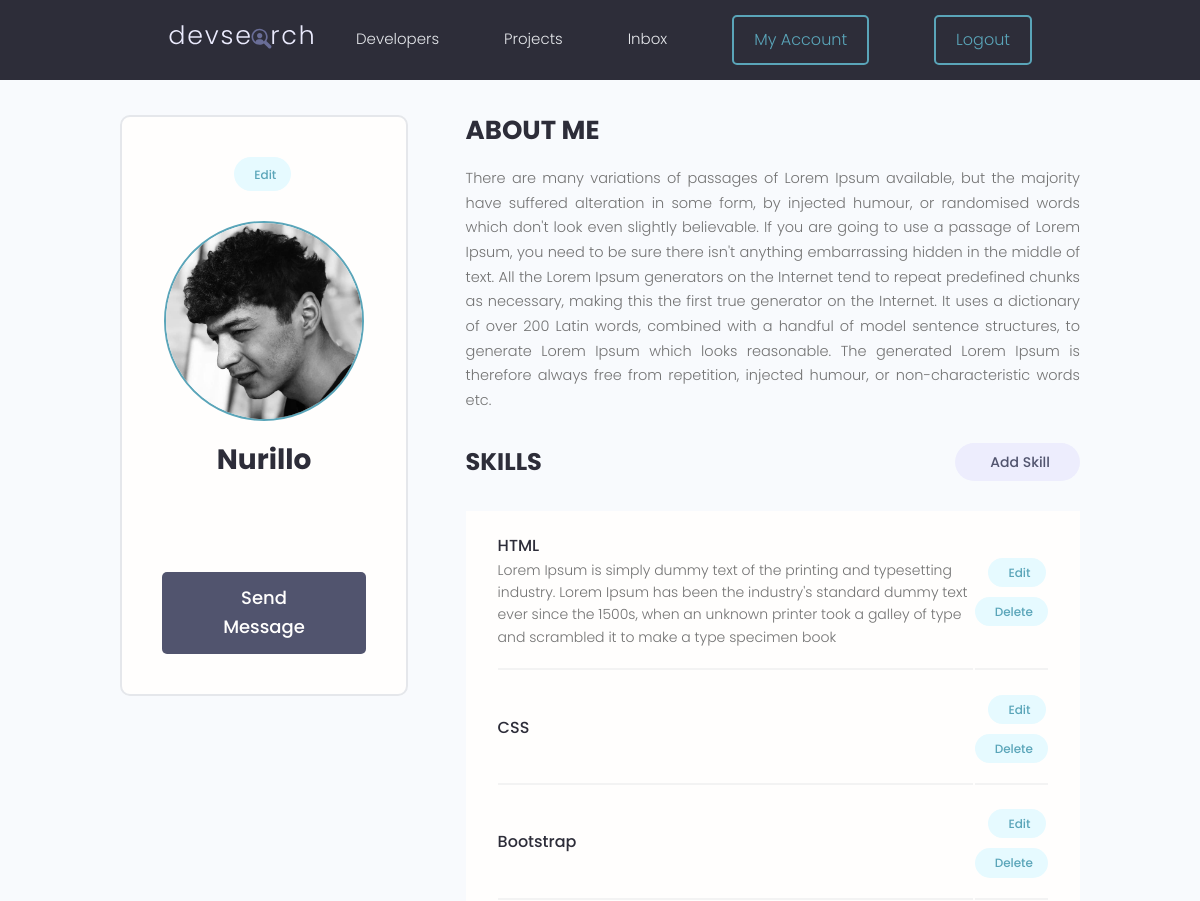
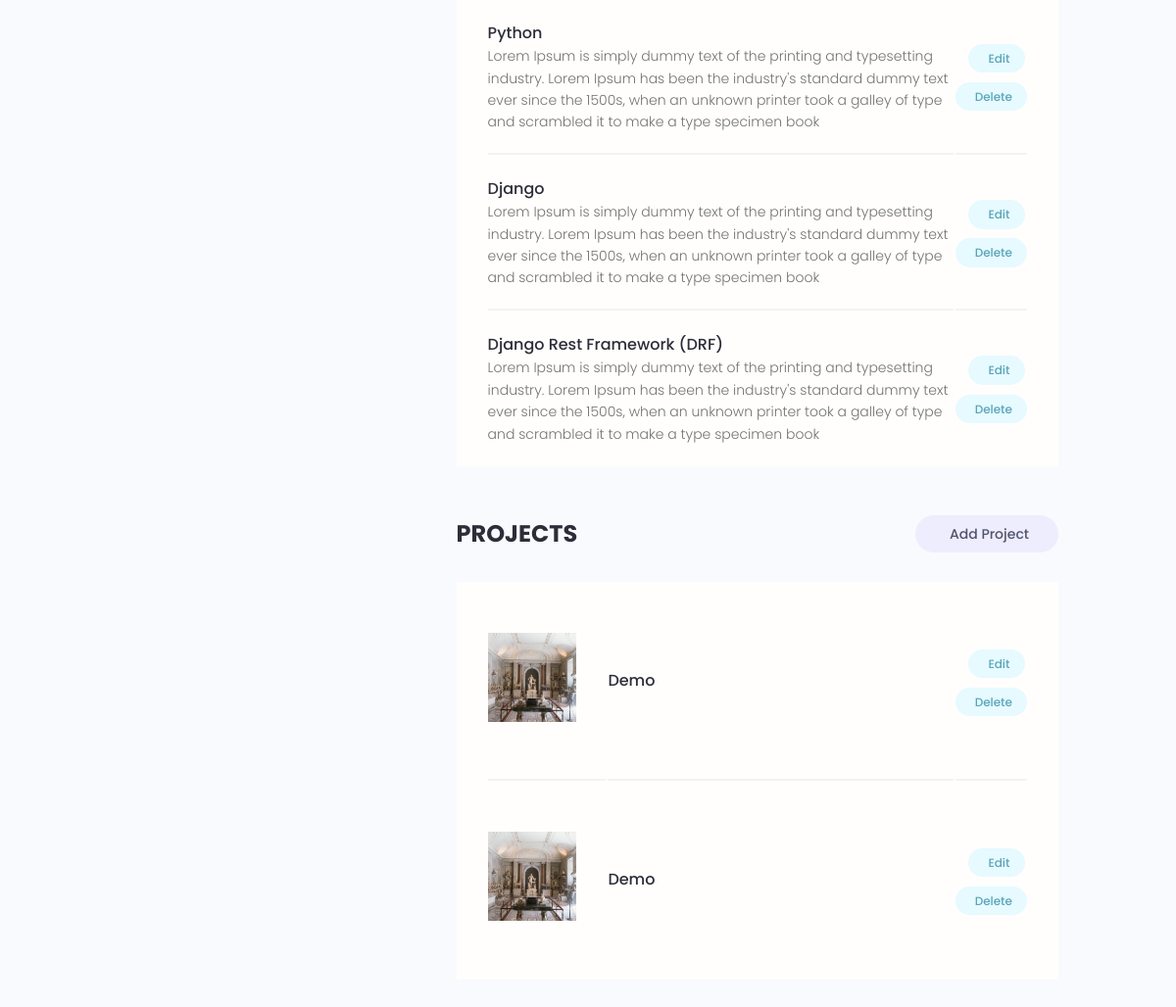
Page /users/account/ (signed in) on the committed database (2 pictures, top to bottom).
### users/models.py (models this page shows, shortened)
class Profile(models.Model):
    user=models.OneToOneField(User,models.CASCADE,null=True,blank=True)
    name=models.CharField(max_length=255,null=True,blank=True)
    email=models.EmailField(max_length=255,null=True,blank=True)
    username = models.CharField(max_length=255, null=True, blank=True)
    location = models.CharField(max_length=500, null=True, blank=True)
    short_intro=models.CharField(max_length=255,null=True,blank=True)
    bio=models.TextField(null=True,blank=True)
    profile_image=models.ImageField(upload_to='profiles/',default='profiles/user-default.png',null=True,blank=True)
    social_github=models.CharField(max_length=255,null=True,blank=True)
    social_twitter = models.CharField(max_length=255, null=True, blank=True)
    social_linkedin = models.CharField(max_length=255, null=True, blank=True)
    social_youtube = models.CharField(max_length=255, null=True, blank=True)
    social_instagram = models.CharField(max_length=255, null=True, blank=True)
    social_whatsapp = models.CharField(max_length=255, null=True, blank=True)
    social_website = models.CharField(max_length=255, null=True, blank=True)
    social_telegram = models.CharField(max_length=255, null=True, blank=True)
    phone=models.CharField(max_length=255, null=True, blank=True)
    id = models.UUIDField(default=uuid.uuid4, unique=True, primary_key=True, editable=False)
    created = models.DateTimeField(auto_now_add=True)
    updated = models.DateTimeField(auto_now=True)

class Skill(models.Model):
    owner=models.ForeignKey(Profile,on_delete=models.CASCADE,null=True,blank=True)
    name=models.CharField(max_length=255,null=True,blank=True)
    description=models.TextField(null=True,blank=True)
    id = models.UUIDField(default=uuid.uuid4, unique=True, primary_key=True, editable=False)
    created = models.DateTimeField(auto_now_add=True)
    updated = models.DateTimeField(auto_now=True)
    def __str__(self):
        return str(self.name)

### projects/models.py (models this page shows, shortened)
class Project(models.Model):
    owner=models.ForeignKey(Profile,on_delete=models.SET_NULL,null=True,blank=True)
    title=models.CharField(max_length=255)
    description=models.TextField(blank=True,null=True)
    featured_image=models.ImageField(blank=True,null=True,default='default.jpg')
    vote_total=models.IntegerField(default=0,blank=True,null=True)
    vote_ratio = models.IntegerField(default=0, blank=True, null=True)
    source_link=models.CharField(blank=True, null=True,max_length=255)
    demo_link = models.CharField(blank=True, null=True,max_length=255)
    tags=models.ManyToManyField("Tag", blank=True)
    id = models.UUIDField(default=uuid.uuid4, unique=True, primary_key=True, editable=False)
    created = models.DateTimeField(auto_now_add=True)
    updated = models.DateTimeField(auto_now=True)

### users/views.py (the view)
# urls.py: path('account/',userAccount,name='account'),
@login_required(login_url='login')
def userAccount(request):
    user_profile=Profile.objects.get(user=request.user)
    skills=user_profile.skill_set.all()
    projects=user_profile.project_set.all()
    return render(request,'users/authentication/account.html',{
        'profile':user_profile,
        'skills':skills,
        'projects':projects
    })

### users/templates/users/authentication/account.html (shortened to what this page needs)
{% extends 'main.html' %}
{% load static %}
{% block content %}
  <main class="settingsPage profile my-md">
    <div class="container">
      <div class="layout">
        <div class="column column--1of3">
          <div class="card text-center">
            <div class="card__body dev">
              <a class="tag tag--pill tag--main settings__btn" href="{% url 'profile-update' %}"> Edit</a>
              <img class="avatar avatar--xl" src="{{ profile.profile_image.url }}" />
              {% if profile.name %}
              <h2 class="dev__name">{{ profile.name|title }}</h2>
              {% endif %}
              <a href="#" class="btn btn--sub btn--lg">Send Message </a>
            </div>
          </div>
        </div>
        <div class="column column--2of3">
          <div class="devInfo">
            <h3 class="devInfo__title">About Me</h3>
            <p class="devInfo__about">
              {% if profile.bio%}
              {{profile.bio}}
              {% endif %}
            </p>
          </div>
          <div class="settings">
            <h3 class="settings__title">Skills</h3>
            <a class="tag tag--pill tag--sub settings__btn tag--lg" href="#"> Add Skill</a>
          </div>
          <table class="settings__table">
            {% if skills %}
            {% for skill in skills %}
            <tr>
              <td class="settings__tableInfo">
                <h4>{{skill}}</h4>
                <p>
                 {% if skill.description %}
                  {{skill.description}}
                  {%endif%}
                </p>
              </td>
              <td class="settings__tableActions">
                <a class="tag tag--pill tag--main settings__btn" href="#"> Edit</a>
                <a class="tag tag--pill tag--main settings__btn" href="#">
                  Delete</a>
              </td>
            </tr>
            {% endfor %}
             {% endif %}
          </table>
          <div class="settings">
            <h3 class="settings__title">Projects</h3>
            <a class="tag tag--pill tag--sub settings__btn tag--lg" href="{% url 'create-project' %}"> Add Project</a>
          </div>
          <table class="settings__table">
            {% if projects %}
            {% for project in projects %}
            <tr>
              <td class="settings__thumbnail">
                <a href="{% url 'single-project' project.id %}"><img src="{{project.featured_image.url}}" alt="Project Thumbnail" /></a>
              </td>
              <td class="settings__tableInfo">
                <a href="single-project.html">{{project.title|title}}</a>
              </td>
              <td class="settings__tableActions">
                <a class="tag tag--pill tag--main settings__btn" href="{% url 'update-project' project.id %}"> Edit</a>
                <a class="tag tag--pill tag--main settings__btn" href="{% url 'delete-project' project.id %}">
                  Delete</a>
              </td>
            </tr>
            {% endfor %}
             {% endif %}
          </table>
        </div>
      </div>
    </div>
  </main>
{% endblock content %}

### static/css/app.css (style rules this page uses)
:root { --color-sub: #2d2d39; }
.btn--sub { background-color: var(--color-sub-light); }
.card { border: 2px solid var(--color-light); }
img { width: 100%; }
.profile .card > .dev { padding: 4rem; }
.dev__name { color: var(--color-sub); font-size: 2.8rem; font-weight: 700; margin-top: 1rem; margin-bottom: 0.5rem; }
.devInfo { margin-bottom: 3rem; }
.devInfo__title, .devInfo__subtitle { font-size: 2.6rem; color: var(--color-sub); text-transform: uppercase; font-weight: 700; margin-bottom: 1.5rem; }
.devInfo__about, .devSkill__info { font-size: 1.45rem; line-height: 1.7; text-align: justify; }
.settingsPage .dev > .settings__btn { display: inline-block; margin-bottom: 3rem; }
.settings { display: flex; justify-content: space-between; align-items: center; }
.settings__title { font-size: 2.4rem; text-transform: uppercase; font-weight: 700; color: var(--color-sub); }
.settings__table { margin-top: 3rem; margin-bottom: 5rem; padding: 0 3rem; background: var(--color-white); }
.settings__table tr { width: 100%; }
.settings__table tr > td { padding: 2rem 0; }
.settings__table tr:not(:last-child) td { border-bottom: 2px solid var(--color-white-light); }
.settings__thumbnail { width: 23%; min-width: 10rem; }
.settings__thumbnail img { padding-right: 3rem; height: 15rem; object-fit: contain; }
.settings__tableInfo { width: 100%; }
.settings__tableInfo h4, .settings__tableInfo a { padding-right: 1rem; width: auto; font-size: 1.6rem; font-weight: 500; color: var(--color-sub); }
.settings__tableInfo p { font-size: 1.4rem; }
.settings__tableActions { text-align: right; }

### static/uikit/styles/modules/_variables.css (style rules this page uses)
:root { --color-main: #5aa5b9; --color-main-light: #e6faff; --color-sub: #3f4156; --color-sub-light: #51546e; --color-sub-lighter: #ededfd; --color-text: #737373; --color-gray: #8b8b8b; --color-light: #e5e7eb; --color-light-gray: #767676; --color-bg: #f8fafd; --color-white: #fffefd; --color-white-light: #f3f3f3; --color-success: #359e64; --color-success-bg: #def8e8; --color-error: #fc4b0b; --color-error-bg: #fff2ee; --font-base: 'Poppins', arial, helvetica, 'Segoe UI', roboto, ubuntu, sans-serif; --font-monospace: 'Fira Code', 'Courier New', courier, monospace; --font-regular: 300; --font-medium: 500; --font-bold: 700; --generic-shadow: 1px 1px 5px #00000010; --generic-transition: all 0.3s ease-in-out; }

### static/uikit/styles/modules/_base.css (style rules this page uses)
* { margin: 0; padding: 0; box-sizing: border-box; text-rendering: optimizeLegibility; color: inherit; font-size: inherit; }
html { font-size: 50%; }
@media only screen and (min-width: 480px) { html { font-size: 56.25%; } }
@media only screen and (min-width: 1200px) { html { font-size: 62.5%; } }
body { line-height: 1.6; font-weight: 400; font-size: 1.5rem; color: var(--color-text); background-color: var(--color-bg); min-height: 100vh; }

### static/uikit/styles/modules/_typography.css (style rules this page uses)
* { font-family: var(--font-base); }
h2 { font-size: 3.6rem; font-weight: var(--font-bold); }
h3 { font-size: 3.2rem; font-weight: var(--font-medium); }
h4 { font-size: 2.8rem; font-weight: var(--font-medium); }
p, span, strong { font-size: 1.6rem; color: var(--color-text); font-weight: var(--font-regular); }
a { padding-bottom: 2px; text-decoration: none; display: inline-block; color: var(--color-main); font-weight: var(--font-medium); }

### static/uikit/styles/modules/_utilities.css (style rules this page uses)
.container { width: 92%; max-width: 165rem; margin: 0 auto; box-sizing: border-box; }
@media screen and (min-width: 1000px) { .container { width: 90%; } }
@media screen and (min-width: 1200px) { .container { width: 80%; } }
.text-center { text-align: center; }
.my-md { margin: 3rem auto; }

### static/uikit/styles/modules/_avatar.css (style rules this page uses)
.avatar { border-radius: 50%; border: 2px solid var(--color-main); object-fit: cover; }
.avatar--xl { height: 20rem; width: 20rem; }

### static/uikit/styles/modules/_button.css (style rules this page uses)
.btn { display: inline-block; position: relative; cursor: pointer; background-color: var(--color-light); font-weight: var(--font-medium); color: var(--color-sub); text-decoration: none; padding: 1rem 2rem; border-radius: 0.5rem; border: none; width: -webkit-fit-content; width: -moz-fit-content; width: fit-content; height: -webkit-fit-content; height: -moz-fit-content; height: fit-content; font-size: 1.6rem; outline-width: 0; outline-color: transparent; -webkit-backface-visibility: hidden; backface-visibility: hidden; transition: all 0.3s ease-in-out; }
.btn--sub { background-color: var(--color-sub); color: var(--color-white); }
.btn--lg { font-size: 1.8rem; padding: 1.2rem 4.5rem; }

### rows in the picture
Profile: profile_image (picture), name "Nurillo", bio "There are many variations of passages of Lorem Ipsum available, but the majority have suffered alteration in some form, by injected humour, or randomised words which don't look even slightly believable. If you are going to use a passage of Lorem Ipsum, you need to be sure there isn't anything embarrassing hidden in the middle of text. All the Lorem Ipsum generators on the Internet tend to repeat predefined chunks as necessary, making this the first true generator on the Internet. It uses a dictionary of over 200 Latin words, combined with a handful of model sentence structures, to generate Lorem Ipsum which looks reasonable. The generated Lorem Ipsum is therefore always free from…"
Skill: name "HTML", description "Lorem Ipsum is simply dummy text of the printing and typesetting industry. Lorem Ipsum has been the industry's standard dummy text ever since the 1500s, when an unknown printer took a galley of type and scrambled it to make a type specimen book"
Skill: name "CSS"
Skill: name "Bootstrap"
Skill: name "Python", description "Lorem Ipsum is simply dummy text of the printing and typesetting industry. Lorem Ipsum has been the industry's standard dummy text ever since the 1500s, when an unknown printer took a galley of type and scrambled it to make a type specimen book"
Skill: name "Django", description "Lorem Ipsum is simply dummy text of the printing and typesetting industry. Lorem Ipsum has been the industry's standard dummy text ever since the 1500s, when an unknown printer took a galley of type and scrambled it to make a type specimen book"
Skill: name "Django Rest Framework (DRF)", description "Lorem Ipsum is simply dummy text of the printing and typesetting industry. Lorem Ipsum has been the industry's standard dummy text ever since the 1500s, when an unknown printer took a galley of type and scrambled it to make a type specimen book"
Project: featured_image (picture), title "Demo"
Project: featured_image (picture), title "Demo"
